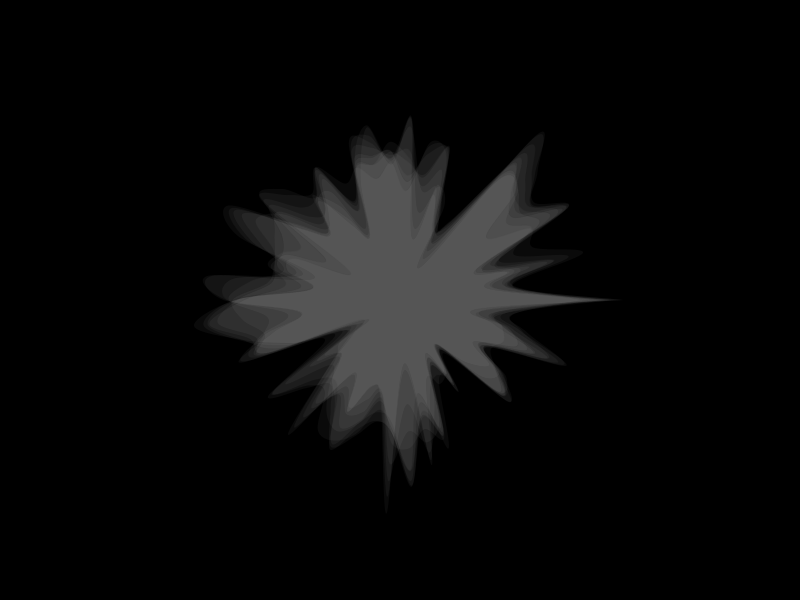
Frame 1 (no input)
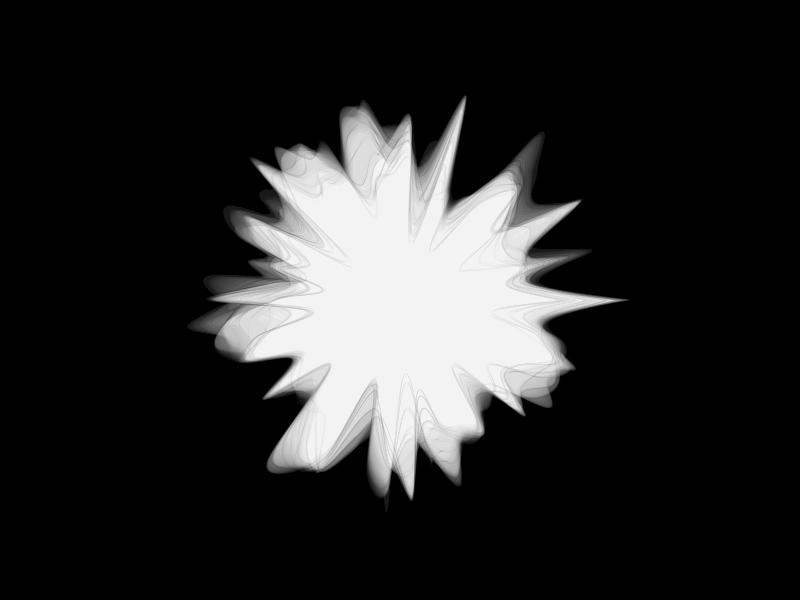
Frame 60 (the mouse pressed at the canvas centre just before this capture)
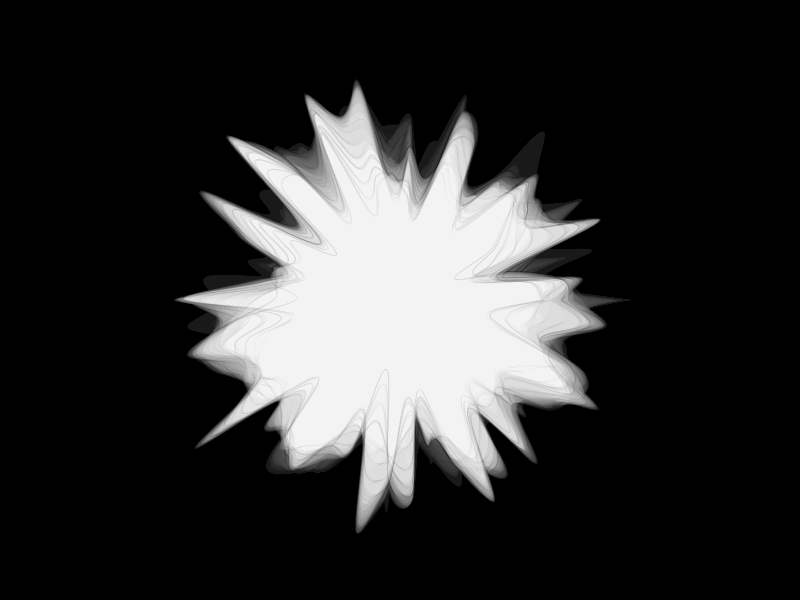
Frame 120 (the mouse held since frame 60 and released just before this capture)

The Processing sketch that drew these frames (run headless with seeded random() and noise(); from frame 60 on, the mouse is pressed at the canvas centre):

// Processing sketch: AliveLight
// ── AliveLight.pde
void setup(){
  size(800,600);
  fill(255,10);
  noStroke();
  background(0 );
  stroke(0,10);
}

void draw(){
  fill(0,5);
  rect(0,0,width,height);
  fill(255,10);
  stroke(0,10);
  translate(width/2,height/2);
  for(int i=0;i<10;i++) drawCircle(i*0.1);
}

void drawCircle(float seed){
  beginShape();
  float s = noise(0, seed, frameCount*0.01)*(height/2);
  curveVertex(cos(0)*s,sin(0)*s);
  float step=TWO_PI/50;
  for(float i=0;i<TWO_PI;i+=step){
    s = noise(i*10, seed, frameCount*0.01)*(height/2);
    curveVertex(cos(i)*s,sin(i)*s);
  }
  s = noise(0, seed, frameCount*0.01)*(height/2);
  curveVertex(cos(0)*s,sin(0)*s);
  curveVertex(cos(0)*s,sin(0)*s);
  endShape();
}
